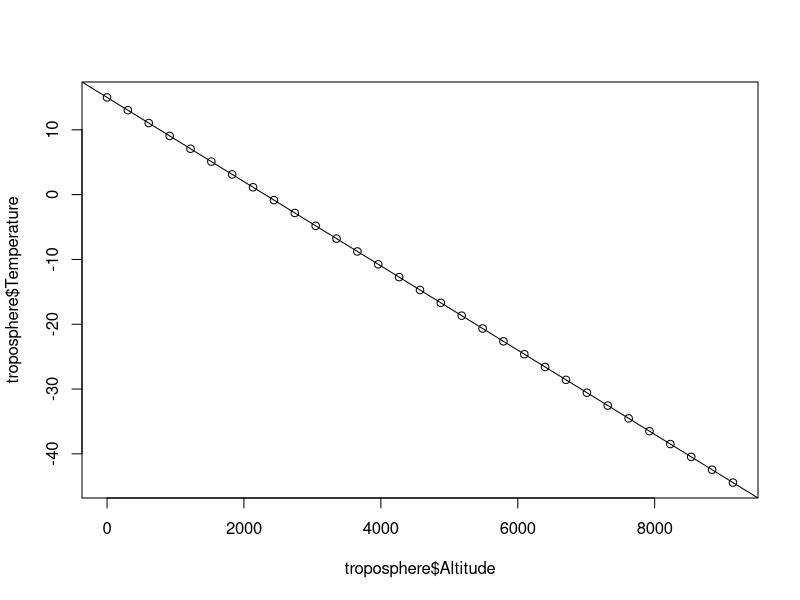
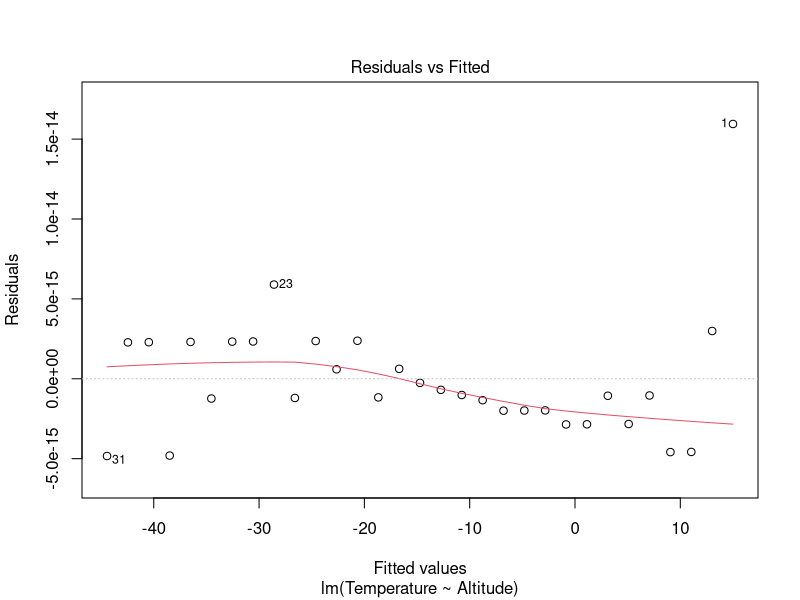
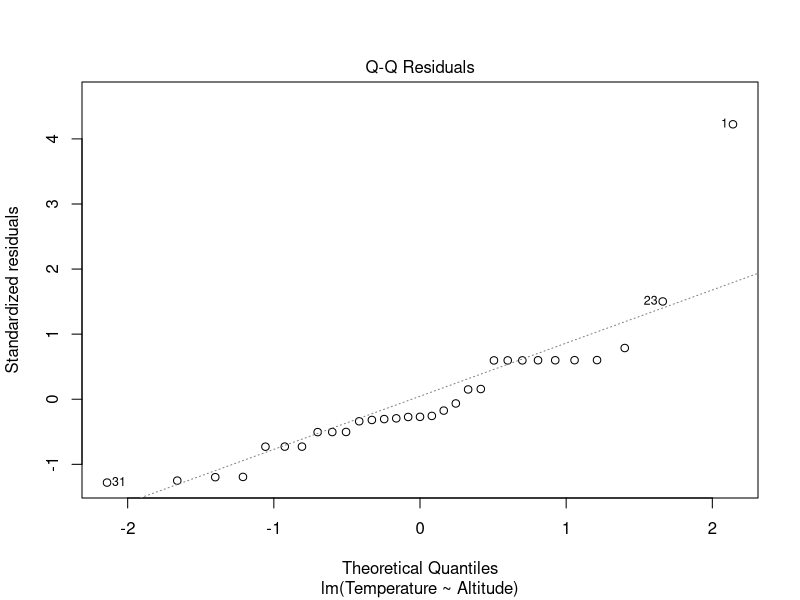
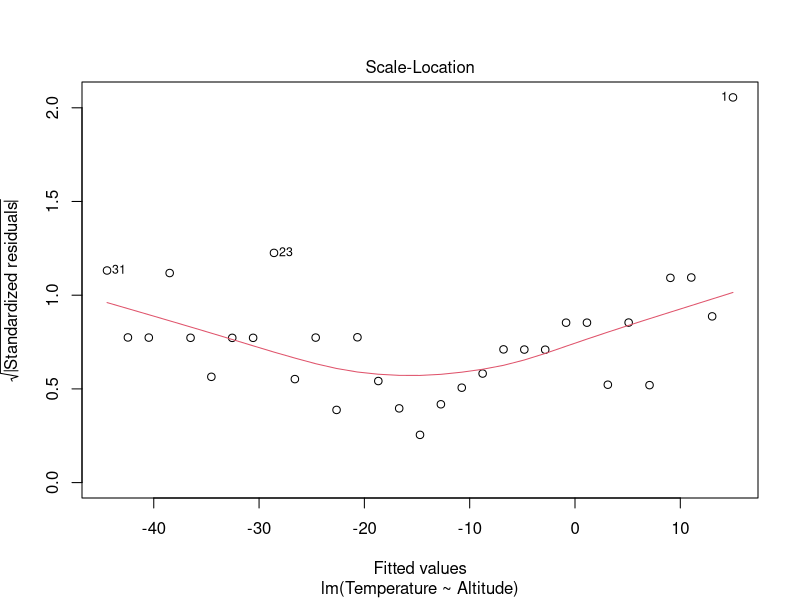
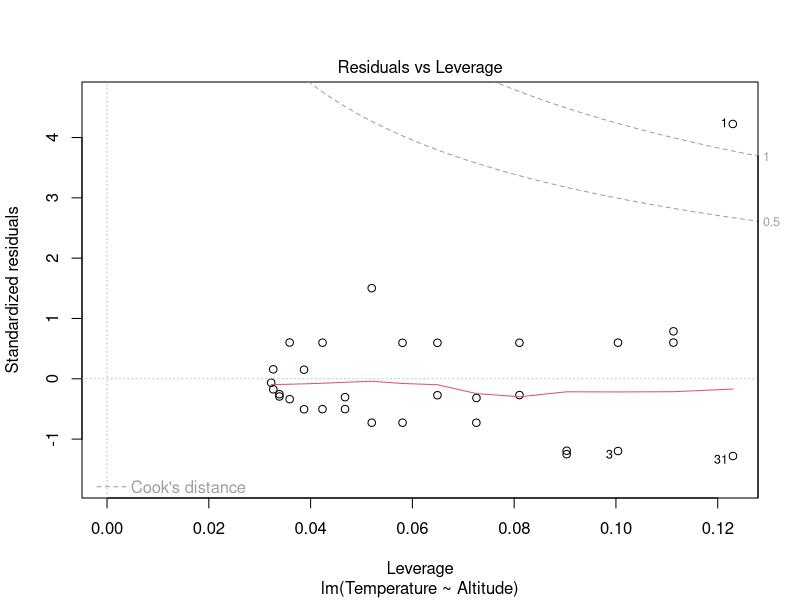
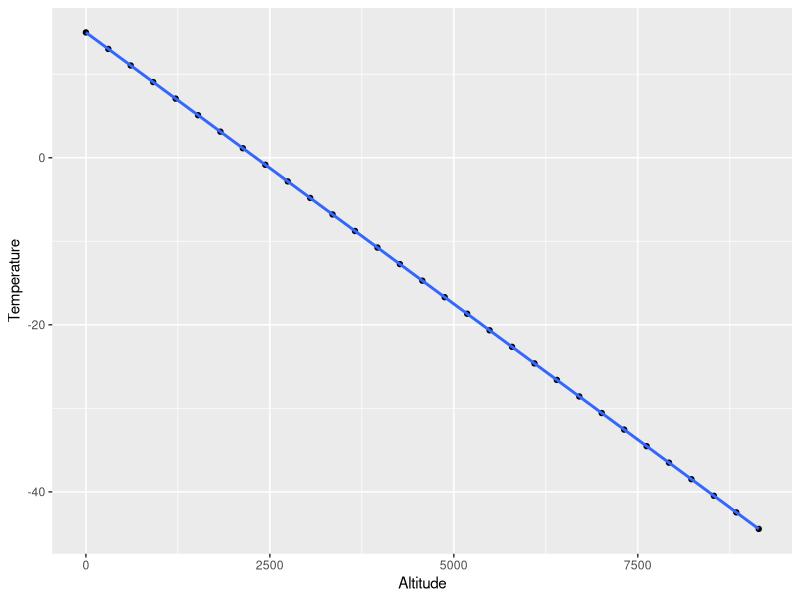
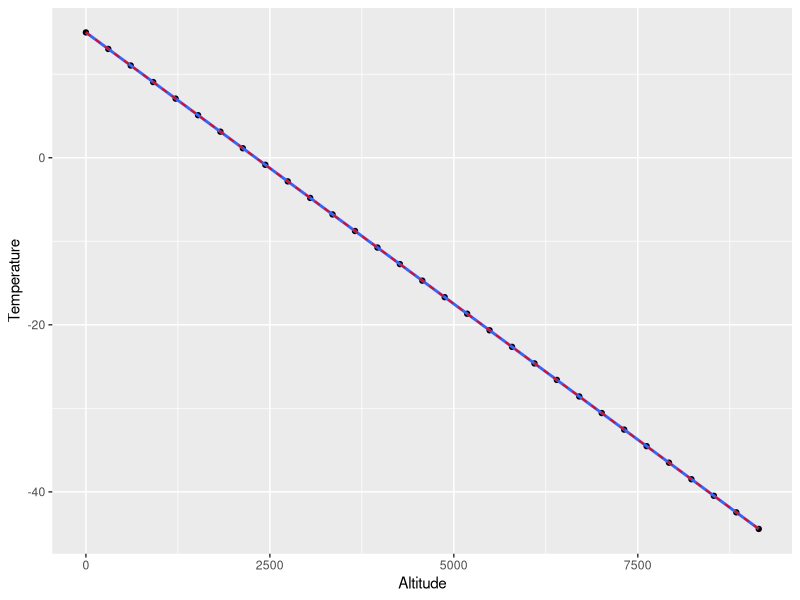

Reproduce these figures in R, in order.
#### B2/ETX3 Tutorial ####

##### R Script 2: Linear regression

#### Packages #####

#install.packages("here")
  library(here)

##### Data #####
  troposphere = read.csv(here("Data/2/troposphere.csv"))
  
  # In this exercise we will work with atmospheric data in the troposphere (altitude [m], temperature [°C], 
  # oxygen content [%], wind speed [km/h]) to explore linear regressions

##### Linear regression ######

###### Creating model and checking assumptions #######
  
  # We want to explore the relationship between altitude and temperature in the troposphere
  # Let's see if we can use linear regression to predict temperature from altitude
  
  # First we plot the two variables on a scatterplot to see whether a linear relationship looks plausible or not

  plot(troposphere$Altitude, troposphere$Temperature)
    # Looks good!

  # So now let's define our linear model using the "lm()" function
  # We want to predict temperature from altitude, so:

  temp_mod = lm(Temperature ~ Altitude, data = troposphere)
  
  # We add the regression line from the model to the scatterplot to see how it fits
  
  abline(temp_mod)
  # Looks great
  
  
  # Now we  have to check whether the assumptions of the linear model are fulfilled:
  
  
  # 1. Linearity -> Yes! (we already checked that by plotting the variables)
  
  # 2. Normal distribution of residual errors -> ?
  
  # 3. Constant variance of residuals (Homoscedasticity) -> ?
  
  # 4. Independece of observations -> Yes! we assume that the data was gathered correctly
  
  # Also we will check for outliers and influential observations
  
  # To perform this model diagnosis we can use the "plot()"-function on our model "temp_mod"
  # It will return diagnostic plots where we can see whether the assumptions are met or not
  plot(temp_mod)
  
  
  # We can see that normal distribution of residual errors constant variance of residuals (Homoscedasticity) 
  # are fulfilled and that there are no outliers or influential observations
  
  # If you are unsure how to read this from the plots, go see the "Additional resources" on github
  # There are links quickly explaining "Linear model assumptions and diagnosis"
  
  

###### Interpreting model ######
  
  # Now that we know all the assumptions are fulfilled and our model is plausible
  # we can interpret the model outcome and gain an understanding between the relationship of altitude 
  # and temperature
  
  # For that we use the "summary()"-function
  
  summary(temp_mod)
    # We can gather a lot of information from the output in the console, most importantly:
  
    # 1. The p-value is very small (<2.2e-16) -> the linear relationship between altitude and temperature
    # is statistically highly significant
  
    # 2. R-squared value is very high (>= 0.99) -> the model can predict temperature from altitude 
    # very accurately
  
    # 3. The formula to predict temperature from altitude is: 
    # Temperature = 15.06 - 0.0065*Altitude
  
  
  
###### Adding confidence intervals #####
  
  conf_intervals = confint(temp_mod, level = 0.95) # 95% confidence interval
  conf_intervals
  
    # The 95% confidence interval of the influence of altitude on temperature is [-0.0067, -0.0062]
    # The interval does not contain 0, hence the negative relationship between altitude and temperature 
    # is significant
  
  
  # To visualize the confidence band in the plot it is easier to use ggplot
  
  library(ggplot2)
  temp_alti_plot_conf = ggplot(troposphere, aes(Altitude, Temperature)) + 
    geom_point() +
    stat_smooth(method = lm, level = 0.95) # This adds a 95% confidence band
  temp_alti_plot_conf
  
  # We also want to add the prediction band
  # First we calculate it:
  predict_interval = predict(temp_mod, interval = "prediction")
  
  # Then we add it to the plot
  troposphere_predict = cbind(troposphere, predict_interval) 
      # Add the prediction band values to the troposphere data set
  
  temp_alti_plot_conf_pred = ggplot(troposphere_predict, aes(Altitude, Temperature)) + 
    geom_point() +
    stat_smooth(method = lm, level = 0.95) + # This adds a 95% confidence band (grey band)
    geom_line(aes(y = lwr), color = "red", linetype = "dashed")+ # These two lines add the prediction band
    geom_line(aes(y = upr), color = "red", linetype = "dashed")  # (red band)
  
  temp_alti_plot_conf_pred
  
  # Remember, the confidence interval deals with the average (mean) and 
  # the prediction interval deals with actual predictions
  
  
  
  
  
  
  
  
  
##### Tasks #####
  
  # 1. Perform a linear regression on the variables "altitude" and "windspeed" in the "low_troposphere"
  # data set:
  
  low_troposphere = read.csv(here("Data/2/lower_troposphere.csv"))
  
  # Go through the following steps:
  
    # 1.1 Check for linearity
  
    # 1.2 Create linear model
  
    # 1.3 Perform model diagnosis and check if all assumptions are fulfilled
  
    # 1.4 Add confidence and prediction bands to the plot
  
  
  
  
  # 2. Answer the following question: Is simple linear regression suitable to predict oxygen levels in the
  # troposphere from altitude and why?
  # (use the variables "Altitude" and "Oxygen" the data set "troposphere")
  
